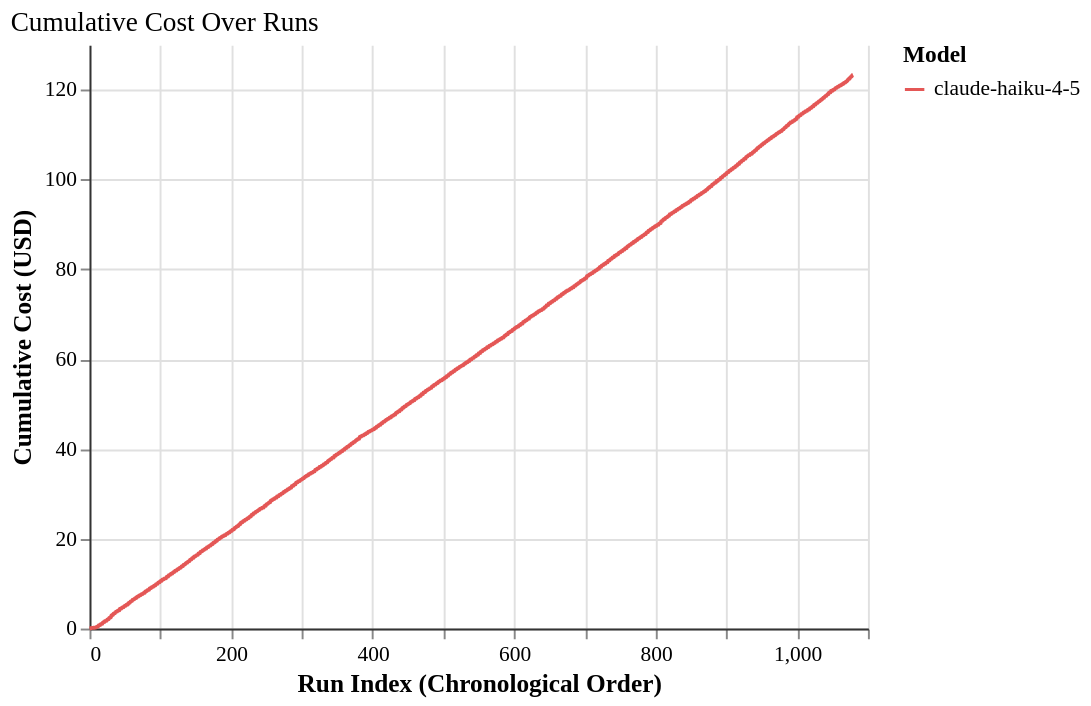

Write a Vega-Lite specification for this figure.
### Vega-Lite specification from a JSON file in a GitHub repository (floating-point values rounded to 4 significant figures; data arrays with more than 128 entries replaced by an {"elided": "..."} marker saying what was removed)
{"config": {"font": "serif", "axis": {"labelFontSize": 11, "titleFontSize": 13, "gridColor": "#e0e0e0", "domainColor": "#333333"}, "legend": {"labelFontSize": 11, "titleFontSize": 12}, "title": {"fontSize": 14, "anchor": "start", "fontWeight": "normal"}, "view": {"stroke": null, "continuousWidth": 400, "continuousHeight": 300, "strokeWidth": 0}, "mark": {"tooltip": true}}, "data": {"name": "data-8bcbdd19b2c7e7876e25c2592ff35d86"}, "mark": {"type": "line"}, "encoding": {"color": {"field": "agent_model", "scale": {"domain": ["claude-haiku-4-5"], "range": ["#E45756"]}, "title": "Model", "type": "nominal"}, "strokeDash": {"field": "agent_model", "scale": {"domain": ["claude-haiku-4-5"], "range": [[1, 0], [5, 5], [3, 3]]}, "title": "Model", "type": "nominal"}, "tooltip": [{"field": "agent_model", "title": "Model", "type": "nominal"}, {"field": "tier", "title": "Tier", "type": "ordinal"}, {"field": "subtest", "title": "Subtest", "type": "ordinal"}, {"field": "run_index", "title": "Run Index", "type": "quantitative"}, {"field": "cost_usd", "format": "$.4f", "title": "Run Cost", "type": "quantitative"}, {"field": "cumulative_cost", "format": "$.2f", "title": "Cumulative Cost", "type": "quantitative"}], "x": {"field": "run_index", "title": "Run Index (Chronological Order)", "type": "quantitative"}, "y": {"field": "cumulative_cost", "title": "Cumulative Cost (USD)", "type": "quantitative"}}, "title": "Cumulative Cost Over Runs", "$schema": "https://vega.github.io/schema/vega-lite/v6.1.0.json", "datasets": {"data-8bcbdd19b2c7e7876e25c2592ff35d86": {"elided": "1080 records"}}}
